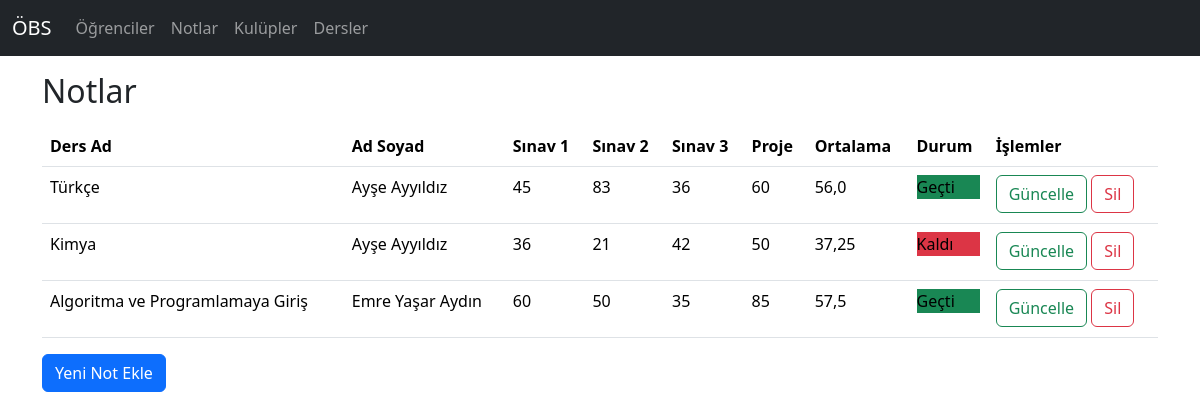
The page /notlar on the database its author committed.
### ogrenci/models.py (models this page shows, shortened)
class Dersler(models.Model):
    dersAd = models.CharField(max_length=50)

class Ogrenciler(models.Model):
    ogrenciAd = models.CharField(max_length=30)
    ogrenciSoyad = models.CharField(max_length=30)
    ogrenciFotograf = models.CharField(max_length=255, null=True, blank=True)
    cinsiyet = [
        ('E', 'Erkek'),
        ('K', 'Kadın'),
    ]
    ogrenciCinsiyet = models.CharField(max_length=1, choices=cinsiyet)
    ogrenciKulup = models.ForeignKey(Kulupler, on_delete=models.CASCADE, null=True, blank=True)

class Notlar(models.Model):
    dersId = models.ManyToManyField(Dersler)
    ogrenciId = models.ManyToManyField(Ogrenciler)
    sinav1 = models.CharField(max_length=3)
    sinav2 = models.CharField(max_length=3)
    sinav3 = models.CharField(max_length=3)
    proje = models.CharField(max_length=3)
    ortalama = models.DecimalField(max_digits=13, decimal_places=2, null=True, blank=True)
    durum = models.BooleanField(default=False, null=True, blank=True)
    def hesapla(self):
        ortalamaHesapla = (int(self.sinav1) + int(self.sinav2) + int(self.sinav3) + int(self.proje)) / 4
        self.ortalama = ortalamaHesapla
        if ortalamaHesapla >= 50:
            self.durum = True
    def save(self, *args, **kwargs):
        self.hesapla()
        super().save(*args, **kwargs)

### ogrenci/views.py (the view)
# urls.py: path('notlar', views.notlar, name="notlar"),
def notlar(request):
    notlarListesi = models.Notlar.objects.all()
    for a in notlarListesi:
        a.save()
    return render(request, "notlar/index.html", context={
        "notlarListesi": notlarListesi,
    })

### ogrenci/templates/notlar/index.html (shortened to what this page needs)
{% extends 'base.html' %}
{% load static %}
{% block content %}
{% include 'notlar/table.html' %}
{% endblock %}

### ogrenci/templates/notlar/table.html
<div class="container mt-3">
    <h2>Notlar</h2>
    <table class="table table-hover mt-3">
        <thead>
        <tr>
            <th>Ders Ad</th>
            <th>Ad Soyad</th>
            <th>Sınav 1</th>
            <th>Sınav 2</th>
            <th>Sınav 3</th>
            <th>Proje</th>
            <th>Ortalama</th>
            <th>Durum</th>
            <th>İşlemler</th>
        </tr>
        </thead>
        <tbody>
        {% for notVerisi in notlarListesi %}
        <tr>
            {% for ders in notVerisi.dersId.all %}
            <td>{{ ders.dersAd }}</td>
            {% endfor %}
            {% for ogrenci in notVerisi.ogrenciId.all %}
            <td>{{ ogrenci.ogrenciAd }} {{ ogrenci.ogrenciSoyad }}</td>
            {% endfor %}
            <td>{{ notVerisi.sinav1 }}</td>
            <td>{{ notVerisi.sinav2 }}</td>
            <td>{{ notVerisi.sinav3 }}</td>
            <td>{{ notVerisi.proje }}</td>
            <td>{{ notVerisi.ortalama }}</td>
            <td>
                {% if notVerisi.durum %}
                <p class="bg-success">Geçti</p>
                {% else %}
                <p class="bg-danger">Kaldı</p>
                {% endif %}
            </td>
            <td>
                <a href="{% url 'not_guncelle' notVerisi.id %}" class="btn btn-outline-success">Güncelle</a>
                <a href="{% url 'not_sil' notVerisi.id %}" class="btn btn-outline-danger">Sil</a>
            </td>
        </tr>
        {% endfor %}
        </tbody>
    </table>
    <a  href="{% url 'not_ekle' %}" type="button" class="btn btn-primary">Yeni Not Ekle</a>
</div>

### rows shown on the page
Notlar: sinav1 "45", sinav2 "83", sinav3 "36", proje "60", ortalama "56,0", durum "Geçti"
Dersler: dersAd "Türkçe"
Ogrenciler: ogrenciAd "Ayşe", ogrenciSoyad "Ayyıldız"
Notlar: sinav1 "36", sinav2 "21", sinav3 "42", proje "50", ortalama "37,25", durum "Kaldı"
Dersler: dersAd "Kimya"
Notlar: sinav1 "60", sinav2 "50", sinav3 "35", proje "85", ortalama "57,5", durum "Geçti"
Dersler: dersAd "Algoritma ve Programlamaya Giriş"
Ogrenciler: ogrenciAd "Emre Yaşar", ogrenciSoyad "Aydın"
